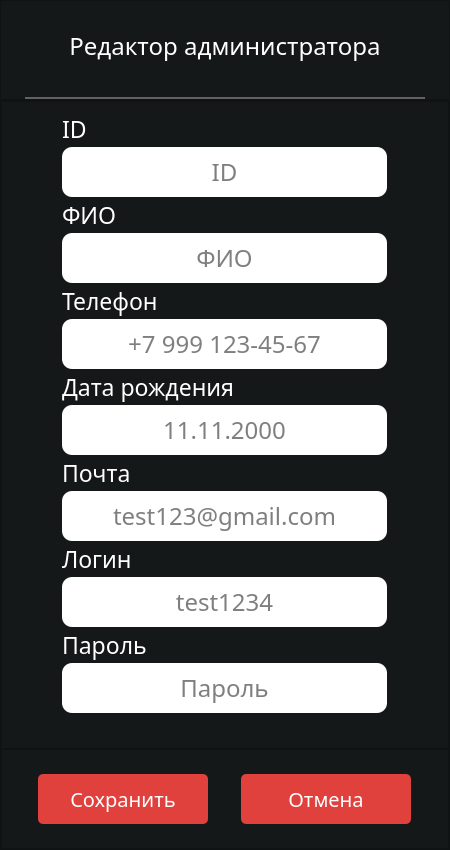
<?xml version="1.0" encoding="UTF-8"?>
<ui version="4.0">
 <class>AdminWindow</class>
 <widget class="QMainWindow" name="AdminWindow">
  <property name="geometry">
   <rect>
    <x>0</x>
    <y>0</y>
    <width>450</width>
    <height>850</height>
   </rect>
  </property>
  <property name="minimumSize">
   <size>
    <width>450</width>
    <height>850</height>
   </size>
  </property>
  <property name="maximumSize">
   <size>
    <width>450</width>
    <height>850</height>
   </size>
  </property>
  <property name="sizeIncrement">
   <size>
    <width>0</width>
    <height>0</height>
   </size>
  </property>
  <property name="windowTitle">
   <string>Редактор администратора</string>
  </property>
  <property name="windowIcon">
   <iconset resource="../icon_and_logo_qrc/Logo.qrc">
    <normaloff>:/newPrefix/img/LOGO_icon_4.png</normaloff>:/newPrefix/img/LOGO_icon_4.png</iconset>
  </property>
  <property name="styleSheet">
   <string notr="true">background-color: #151819;</string>
  </property>
  <widget class="QWidget" name="centralwidget">
   <layout class="QVBoxLayout" name="verticalLayout">
    <property name="spacing">
     <number>0</number>
    </property>
    <property name="leftMargin">
     <number>0</number>
    </property>
    <property name="topMargin">
     <number>0</number>
    </property>
    <property name="rightMargin">
     <number>0</number>
    </property>
    <property name="bottomMargin">
     <number>0</number>
    </property>
    <item>
     <widget class="QFrame" name="title">
      <property name="maximumSize">
       <size>
        <width>16777215</width>
        <height>100</height>
       </size>
      </property>
      <property name="frameShape">
       <enum>QFrame::StyledPanel</enum>
      </property>
      <property name="frameShadow">
       <enum>QFrame::Raised</enum>
      </property>
      <layout class="QGridLayout" name="gridLayout_2">
       <property name="leftMargin">
        <number>0</number>
       </property>
       <property name="topMargin">
        <number>0</number>
       </property>
       <property name="rightMargin">
        <number>0</number>
       </property>
       <property name="bottomMargin">
        <number>0</number>
       </property>
       <item row="0" column="0">
        <widget class="QLabel" name="label">
         <property name="font">
          <font>
           <family>Montserrat Medium</family>
           <pointsize>18</pointsize>
          </font>
         </property>
         <property name="styleSheet">
          <string notr="true">color: #fff;</string>
         </property>
         <property name="text">
          <string>Редактор администратора</string>
         </property>
         <property name="alignment">
          <set>Qt::AlignCenter</set>
         </property>
        </widget>
       </item>
       <item row="1" column="0">
        <widget class="QFrame" name="line">
         <property name="maximumSize">
          <size>
           <width>400</width>
           <height>2</height>
          </size>
         </property>
         <property name="styleSheet">
          <string notr="true">background-color: rgb(127, 127, 127);</string>
         </property>
         <property name="frameShape">
          <enum>QFrame::StyledPanel</enum>
         </property>
         <property name="frameShadow">
          <enum>QFrame::Raised</enum>
         </property>
        </widget>
       </item>
      </layout>
     </widget>
    </item>
    <item>
     <widget class="QFrame" name="frame_1">
      <property name="styleSheet">
       <string notr="true"/>
      </property>
      <property name="frameShape">
       <enum>QFrame::StyledPanel</enum>
      </property>
      <property name="frameShadow">
       <enum>QFrame::Raised</enum>
      </property>
      <layout class="QVBoxLayout" name="verticalLayout_2">
       <property name="spacing">
        <number>0</number>
       </property>
       <property name="leftMargin">
        <number>0</number>
       </property>
       <property name="topMargin">
        <number>0</number>
       </property>
       <property name="rightMargin">
        <number>0</number>
       </property>
       <property name="bottomMargin">
        <number>0</number>
       </property>
       <item>
        <widget class="QFrame" name="info">
         <property name="layoutDirection">
          <enum>Qt::LeftToRight</enum>
         </property>
         <property name="frameShape">
          <enum>QFrame::StyledPanel</enum>
         </property>
         <property name="frameShadow">
          <enum>QFrame::Raised</enum>
         </property>
         <layout class="QGridLayout" name="gridLayout">
          <property name="leftMargin">
           <number>11</number>
          </property>
          <property name="topMargin">
           <number>11</number>
          </property>
          <property name="rightMargin">
           <number>11</number>
          </property>
          <property name="bottomMargin">
           <number>11</number>
          </property>
          <property name="horizontalSpacing">
           <number>0</number>
          </property>
          <property name="verticalSpacing">
           <number>2</number>
          </property>
          <item row="9" column="0">
           <widget class="QLineEdit" name="input_phone">
            <property name="maximumSize">
             <size>
              <width>325</width>
              <height>50</height>
             </size>
            </property>
            <property name="font">
             <font>
              <family>Montserrat Medium</family>
              <pointsize>18</pointsize>
             </font>
            </property>
            <property name="styleSheet">
             <string notr="true">color: rgb(0, 0, 0);
background-color: rgb(255, 255, 255);
border-radius: 10px;</string>
            </property>
            <property name="alignment">
             <set>Qt::AlignCenter</set>
            </property>
            <property name="placeholderText">
             <string>+7 999 123-45-67</string>
            </property>
            <property name="cursorMoveStyle">
             <enum>Qt::LogicalMoveStyle</enum>
            </property>
           </widget>
          </item>
          <item row="8" column="0">
           <widget class="QLabel" name="text_phone">
            <property name="maximumSize">
             <size>
              <width>16777215</width>
              <height>30</height>
             </size>
            </property>
            <property name="font">
             <font>
              <family>Montserrat Medium</family>
              <pointsize>17</pointsize>
             </font>
            </property>
            <property name="styleSheet">
             <string notr="true">color: #fff;</string>
            </property>
            <property name="text">
             <string>Телефон</string>
            </property>
           </widget>
          </item>
          <item row="19" column="0">
           <widget class="QLabel" name="label_2">
            <property name="maximumSize">
             <size>
              <width>16777215</width>
              <height>20</height>
             </size>
            </property>
            <property name="font">
             <font>
              <family>Montserrat Medium</family>
              <pointsize>10</pointsize>
             </font>
            </property>
            <property name="styleSheet">
             <string notr="true">color: red;</string>
            </property>
            <property name="text">
             <string/>
            </property>
            <property name="alignment">
             <set>Qt::AlignCenter</set>
            </property>
           </widget>
          </item>
          <item row="3" column="0">
           <widget class="QLineEdit" name="input_fio">
            <property name="maximumSize">
             <size>
              <width>325</width>
              <height>50</height>
             </size>
            </property>
            <property name="font">
             <font>
              <family>Montserrat Medium</family>
              <pointsize>18</pointsize>
             </font>
            </property>
            <property name="styleSheet">
             <string notr="true">color: rgb(0, 0, 0);
background-color: rgb(255, 255, 255);
border-radius: 10px;</string>
            </property>
            <property name="text">
             <string/>
            </property>
            <property name="cursorPosition">
             <number>0</number>
            </property>
            <property name="alignment">
             <set>Qt::AlignCenter</set>
            </property>
            <property name="placeholderText">
             <string>ФИО</string>
            </property>
           </widget>
          </item>
          <item row="12" column="0">
           <widget class="QLabel" name="text_email">
            <property name="maximumSize">
             <size>
              <width>16777215</width>
              <height>30</height>
             </size>
            </property>
            <property name="font">
             <font>
              <family>Montserrat Medium</family>
              <pointsize>17</pointsize>
             </font>
            </property>
            <property name="styleSheet">
             <string notr="true">color: #fff;</string>
            </property>
            <property name="text">
             <string>Почта</string>
            </property>
           </widget>
          </item>
          <item row="13" column="0">
           <widget class="QLineEdit" name="input_email">
            <property name="maximumSize">
             <size>
              <width>325</width>
              <height>50</height>
             </size>
            </property>
            <property name="font">
             <font>
              <family>Montserrat Medium</family>
              <pointsize>18</pointsize>
             </font>
            </property>
            <property name="styleSheet">
             <string notr="true">color: rgb(0, 0, 0);
background-color: rgb(255, 255, 255);
border-radius: 10px;</string>
            </property>
            <property name="text">
             <string/>
            </property>
            <property name="cursorPosition">
             <number>0</number>
            </property>
            <property name="alignment">
             <set>Qt::AlignCenter</set>
            </property>
            <property name="placeholderText">
             <string>test123@gmail.com</string>
            </property>
           </widget>
          </item>
          <item row="16" column="0">
           <widget class="QLineEdit" name="input_login">
            <property name="maximumSize">
             <size>
              <width>325</width>
              <height>50</height>
             </size>
            </property>
            <property name="font">
             <font>
              <family>Montserrat Medium</family>
              <pointsize>18</pointsize>
             </font>
            </property>
            <property name="styleSheet">
             <string notr="true">color: rgb(0, 0, 0);
background-color: rgb(255, 255, 255);
border-radius: 10px;</string>
            </property>
            <property name="text">
             <string/>
            </property>
            <property name="cursorPosition">
             <number>0</number>
            </property>
            <property name="alignment">
             <set>Qt::AlignCenter</set>
            </property>
            <property name="placeholderText">
             <string>test1234</string>
            </property>
           </widget>
          </item>
          <item row="18" column="0">
           <widget class="QLineEdit" name="input_login_3">
            <property name="maximumSize">
             <size>
              <width>325</width>
              <height>50</height>
             </size>
            </property>
            <property name="font">
             <font>
              <family>Montserrat Medium</family>
              <pointsize>18</pointsize>
             </font>
            </property>
            <property name="styleSheet">
             <string notr="true">color: rgb(0, 0, 0);
background-color: rgb(255, 255, 255);
border-radius: 10px;</string>
            </property>
            <property name="text">
             <string/>
            </property>
            <property name="echoMode">
             <enum>QLineEdit::Password</enum>
            </property>
            <property name="cursorPosition">
             <number>0</number>
            </property>
            <property name="alignment">
             <set>Qt::AlignCenter</set>
            </property>
            <property name="placeholderText">
             <string>Пароль</string>
            </property>
           </widget>
          </item>
          <item row="14" column="0">
           <widget class="QLabel" name="text_pass">
            <property name="maximumSize">
             <size>
              <width>16777215</width>
              <height>30</height>
             </size>
            </property>
            <property name="font">
             <font>
              <family>Montserrat Medium</family>
              <pointsize>17</pointsize>
             </font>
            </property>
            <property name="styleSheet">
             <string notr="true">color: #fff;</string>
            </property>
            <property name="text">
             <string>Логин</string>
            </property>
           </widget>
          </item>
          <item row="2" column="0">
           <widget class="QLabel" name="text_login">
            <property name="maximumSize">
             <size>
              <width>16777215</width>
              <height>30</height>
             </size>
            </property>
            <property name="font">
             <font>
              <family>Montserrat Medium</family>
              <pointsize>17</pointsize>
             </font>
            </property>
            <property name="styleSheet">
             <string notr="true">color: #fff;</string>
            </property>
            <property name="text">
             <string>ФИО</string>
            </property>
           </widget>
          </item>
          <item row="10" column="0">
           <widget class="QLabel" name="text_phone_2">
            <property name="maximumSize">
             <size>
              <width>16777215</width>
              <height>30</height>
             </size>
            </property>
            <property name="font">
             <font>
              <family>Montserrat Medium</family>
              <pointsize>17</pointsize>
             </font>
            </property>
            <property name="styleSheet">
             <string notr="true">color: #fff;</string>
            </property>
            <property name="text">
             <string>Дата рождения</string>
            </property>
           </widget>
          </item>
          <item row="11" column="0">
           <widget class="QLineEdit" name="input_email_2">
            <property name="maximumSize">
             <size>
              <width>325</width>
              <height>50</height>
             </size>
            </property>
            <property name="font">
             <font>
              <family>Montserrat Medium</family>
              <pointsize>18</pointsize>
             </font>
            </property>
            <property name="styleSheet">
             <string notr="true">color: rgb(0, 0, 0);
background-color: rgb(255, 255, 255);
border-radius: 10px;</string>
            </property>
            <property name="text">
             <string/>
            </property>
            <property name="cursorPosition">
             <number>0</number>
            </property>
            <property name="alignment">
             <set>Qt::AlignCenter</set>
            </property>
            <property name="placeholderText">
             <string>11.11.2000</string>
            </property>
           </widget>
          </item>
          <item row="17" column="0">
           <widget class="QLabel" name="text_pass_2">
            <property name="maximumSize">
             <size>
              <width>16777215</width>
              <height>30</height>
             </size>
            </property>
            <property name="font">
             <font>
              <family>Montserrat Medium</family>
              <pointsize>17</pointsize>
             </font>
            </property>
            <property name="styleSheet">
             <string notr="true">color: #fff;</string>
            </property>
            <property name="text">
             <string>Пароль</string>
            </property>
           </widget>
          </item>
          <item row="1" column="0">
           <widget class="QLineEdit" name="input_fio_2">
            <property name="maximumSize">
             <size>
              <width>325</width>
              <height>50</height>
             </size>
            </property>
            <property name="font">
             <font>
              <family>Montserrat Medium</family>
              <pointsize>18</pointsize>
             </font>
            </property>
            <property name="styleSheet">
             <string notr="true">color: rgb(0, 0, 0);
background-color: rgb(255, 255, 255);
border-radius: 10px;</string>
            </property>
            <property name="text">
             <string/>
            </property>
            <property name="cursorPosition">
             <number>0</number>
            </property>
            <property name="alignment">
             <set>Qt::AlignCenter</set>
            </property>
            <property name="placeholderText">
             <string>ID</string>
            </property>
           </widget>
          </item>
          <item row="0" column="0">
           <widget class="QLabel" name="text_login_2">
            <property name="maximumSize">
             <size>
              <width>16777215</width>
              <height>30</height>
             </size>
            </property>
            <property name="font">
             <font>
              <family>Montserrat Medium</family>
              <pointsize>17</pointsize>
             </font>
            </property>
            <property name="styleSheet">
             <string notr="true">color: #fff;</string>
            </property>
            <property name="text">
             <string>ID</string>
            </property>
           </widget>
          </item>
         </layout>
        </widget>
       </item>
       <item>
        <widget class="QFrame" name="btn">
         <property name="maximumSize">
          <size>
           <width>16777215</width>
           <height>100</height>
          </size>
         </property>
         <property name="sizeIncrement">
          <size>
           <width>0</width>
           <height>1000</height>
          </size>
         </property>
         <property name="font">
          <font>
           <pointsize>10</pointsize>
          </font>
         </property>
         <property name="frameShape">
          <enum>QFrame::StyledPanel</enum>
         </property>
         <property name="frameShadow">
          <enum>QFrame::Raised</enum>
         </property>
         <layout class="QHBoxLayout" name="horizontalLayout">
          <item>
           <widget class="QPushButton" name="btn_add">
            <property name="maximumSize">
             <size>
              <width>170</width>
              <height>50</height>
             </size>
            </property>
            <property name="font">
             <font>
              <family>Montserrat Medium</family>
              <pointsize>15</pointsize>
             </font>
            </property>
            <property name="styleSheet">
             <string notr="true">QPushButton{
background-color: rgb(224, 65, 61);
color: #fff;
border-radius: 5px;
}

QPushButton:hover{
background-color: #690200;
}</string>
            </property>
            <property name="text">
             <string>Сохранить</string>
            </property>
           </widget>
          </item>
          <item>
           <widget class="QPushButton" name="btn_cancel">
            <property name="maximumSize">
             <size>
              <width>170</width>
              <height>50</height>
             </size>
            </property>
            <property name="font">
             <font>
              <family>Montserrat Medium</family>
              <pointsize>15</pointsize>
             </font>
            </property>
            <property name="styleSheet">
             <string notr="true">QPushButton{
background-color: rgb(224, 65, 61);
color: #fff;
border-radius: 5px;
}

QPushButton:hover{
background-color: #690200;
}</string>
            </property>
            <property name="text">
             <string>Отмена</string>
            </property>
           </widget>
          </item>
         </layout>
        </widget>
       </item>
      </layout>
     </widget>
    </item>
   </layout>
  </widget>
 </widget>
 <resources>
  <include location="../icon_and_logo_qrc/Logo.qrc"/>
 </resources>
 <connections/>
</ui>
